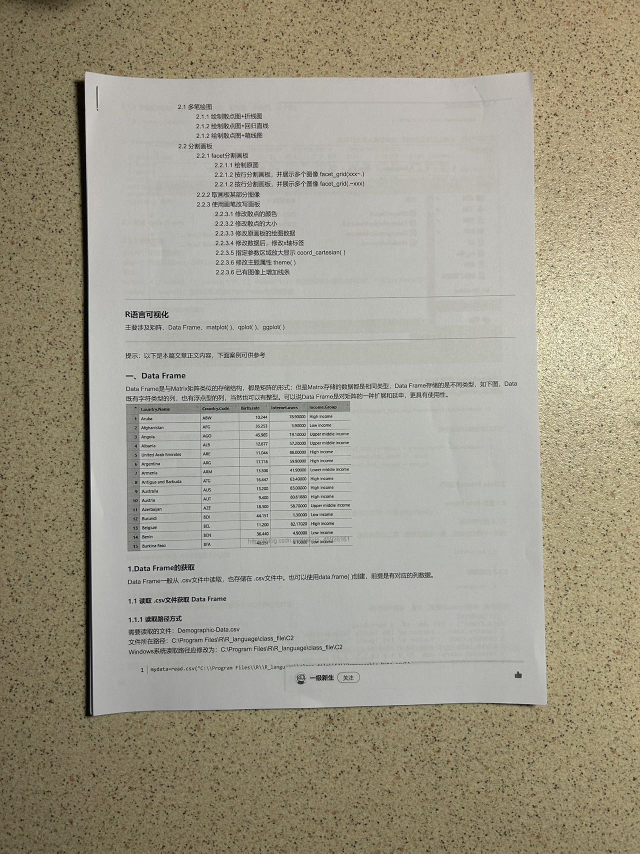
#> input picture ExamCV-main/resources/2.jpg, 1280 x 1707 px (shown at 1/2 size)
$ python -i edge_info.py   (imports and definitions only)
#> lines starting #> are read from the running program, lines starting #| are printed output that depends on the picture; after the words box and inside, x2 and y2 are one past the last pixel; in counts of white or black regions, pixels touching at a corner belong together
### ExamCV-main/resize.py
import numpy as np
import argparse
import cv2
import os

def my_resize(image, width=None, height=None, inter=cv2.INTER_AREA):
    dim = None
    (h, w) = image.shape[:2]
    if width is None and height is None:
        return image
    if width is None:
        r = height / float(h)
        dim = (int(w * r), height)
    else:
        r = width / float(w)
        dim = (width, int(h * r))
    resized = cv2.resize(image, dim, interpolation=inter)
    return resized

### ExamCV-main/edge_info.py
import resize
import numpy as np
import argparse
import cv2
import os

all_rectangles = []

def process(image):
    # 坐标也会相同变化
    ratio = image.shape[0] / 500.0
    orig = image.copy()
    image = resize.my_resize(orig, height=500)
    # 检测边缘
    edged = cv2.Canny(image, 50, 100)
    # 展示与处理结果
    print("第一步，边缘检测")

    return edged, image, ratio

def edge_detection(edged, image):
    # 轮廓检测
    contours, _ = cv2.findContours(edged.copy(), cv2.RETR_LIST, cv2.CHAIN_APPROX_SIMPLE)
    some_threshold = 200  # 这里使用一个具体的阈值，你可以根据需要调整

    # 确保找到了轮廓
    if len(contours) > 0:
        # 过滤掉太小的轮廓
        valid_contours = [cnt.astype('float32') for cnt in contours if len(cnt) >= 3 and cv2.contourArea(cnt.astype('float32')) > some_threshold]
        print(len(valid_contours))
        # 确保找到了有效轮廓
        if len(valid_contours) > 0 :
            # 对有效轮廓按照面积降序排序
            cnts = sorted(valid_contours, key=cv2.contourArea, reverse=True)[:]
        elif len(valid_contours) == 0:
            print("未找到有效的轮廓。")
    else:
        print("未找到轮廓。")

    # 遍历轮廓
    for c in cnts:
        # 计算轮廓近似值
        peri = cv2.arcLength(c, True)
        # 将连续的点近似看成矩形
        approx = cv2.approxPolyDP(c, 0.01 * peri, True)  # 适用于水平矩形
        # 4个点是矩形
        if len(approx) == 4:
            screenCnt = approx
            screenCnt = screenCnt.reshape(-1, 2).astype(int)  # 转换为整数类型
            all_rectangles.append(screenCnt)
            # cv2.polylines(image, [screenCnt], isClosed=True, color=(0,255,0), thickness=2)
            cv2.drawContours(image, [screenCnt], -1, (0, 255, 0), 2)  # 注意这里将 screenCnt 套在列表中
            # 显示包含轮廓的图像

    # 检查是否找到符合条件的轮廓
    if screenCnt is not None and len(screenCnt) > 0:
        # 展示结果
        print("第二部：获取轮廓")
    else:
        print("未找到符合条件的轮廓。")

    return screenCnt, all_rectangles

"""
def save_image(image):
    orig = image
    edged, image, ratio = process(image)
    screenCnt, all_rectangles = edge_detection(edged, image)
    x, y, w, h = cv2.boundingRect(all_rectangles[0].reshape(4, 2).astype(int))
    result = orig[int(y*ratio):int((y+h)*ratio), int(x*ratio):int((x+w)*ratio)]
    cv2.imshow("result", result)
    cv2.waitKey(0)
    cv2.destroyAllWindows()
    """
def save_image(image):
    orig = image
    edged, image, ratio = process(image)
    screenCnt, all_rectangles = edge_detection(edged, image)

    # 寻找面积最大的轮廓
    max_contour = max(all_rectangles, key=cv2.contourArea)

    # 在图像上绘制最大轮廓
    cv2.drawContours(image, [max_contour], -1, (0, 255, 0), 2)

    # 获取包围最大轮廓的矩形坐标
    x, y, w, h = cv2.boundingRect(max_contour.reshape(4, 2).astype(int))

    # 裁剪并显示结果
    result = orig[int(y * ratio):int((y + h) * ratio), int(x * ratio):int((x + w) * ratio)]
    cv2.imshow("Result with Max Contour", result)
    cv2.waitKey(0)
    cv2.destroyAllWindows()
    return result

>>> import cv2
>>> picture = cv2.imread('resources/2.jpg')
#> picture is the input picture: shape (1707, 1280, 3); mean B, G, R 137.8, 154.7, 159.9
>>> result = save_image(picture)
#> in my_resize, `resized = cv2.resize(image, dim, interpolation=inter)`:
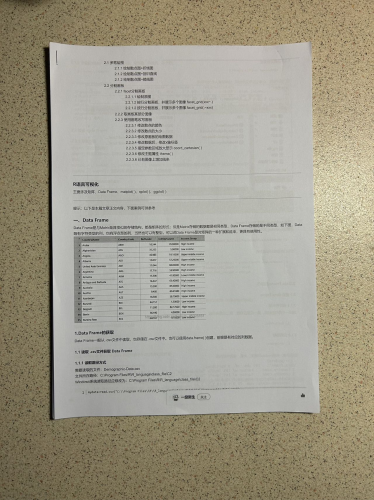
#> resized: shape (500, 374, 3); mean B, G, R 137.8, 154.7, 159.9
#> in process, `edged = cv2.Canny(image, 50, 100)`:
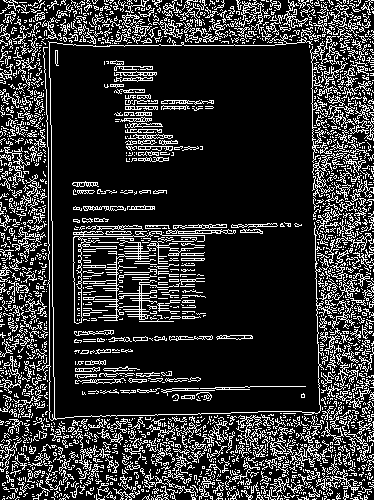
#> edged: shape (500, 374); 19.7% white in thin lines or dots
#> in save_image, `edged, image, ratio = process(image)`: ratio = 3.41
#> in edge_detection, `contours, _ = cv2.findContours(edged.copy(), cv2.RETR_LIST, cv2.CHAIN_..`: contours = 3533 contours, 3327 with area under 20; largest, box (x1, y1, x2, y2) and area: (73, 231, 205, 324) 734, (73, 236, 85, 324) 601, (290, 444, 321, 467) 224, (312, 155, 335, 197) 172, (166, 229, 236, 234) 146
#> in edge_detection, `valid_contours = [cnt.astype('float32') for cnt in contours if len(cnt..`: valid_contours = 3 items
#| 3
#> the loop in edge_detection, `for c in cnts:` made 3 passes
#> peri on passes 1 to 3: 648.8, 277.7, 221
#> after the loop in edge_detection, `for c in cnts:`: all_rectangles = []
#> (the run stopped early here; a loop or call above may not have finished)

$ run again, on ExamCV-main/resources/3.jpg
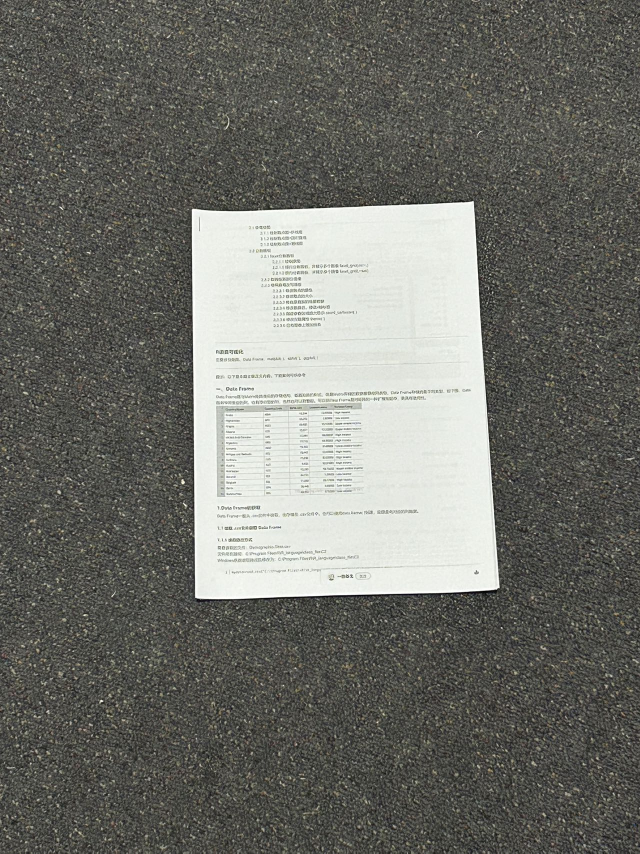
#> input picture ExamCV-main/resources/3.jpg, 1280 x 1707 px (shown at 1/2 size)
#> picture is the input picture: shape (1707, 1280, 3); mean B, G, R 105.5, 111.4, 110.8
#> in process, `edged = cv2.Canny(image, 50, 100)`:
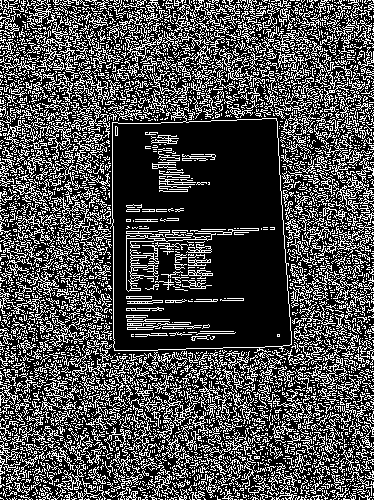
#> edged: shape (500, 374); 29.6% white in thin lines or dots
#> in save_image, `edged, image, ratio = process(image)`: ratio = 3.41
#> contours = 5680 contours, 5425 with area under 20; largest, box (x1, y1, x2, y2) and area: (110, 103, 292, 353) 38926, (112, 118, 292, 351) 38864, (336, 177, 374, 214) 507, (126, 233, 216, 292) 456, (344, 185, 369, 210) 292
#> valid_contours = 6 items
#| 6
#> the loop in edge_detection, `for c in cnts:` made 6 passes
#> (peri, screenCnt) on pass 2: (808, [[275, 118], [291, 343], [115, 350], [112, 123]])
#> after the loop in edge_detection, `for c in cnts:`: all_rectangles = [[[275, 118], [291, 343], [115, 350], [112, 123]]]
#> in save_image, `screenCnt, all_rectangles = edge_detection(edged, image)`: screenCnt = [[275, 118], [291, 343], [115, 350], [112, 123]]; all_rectangles = [[[275, 118], [291, 343], [115, 350], [112, 123]]]
#> max_contour = [[275, 118], [291, 343], [115, 350], [112, 123]]
#> in save_image, `x, y, w, h = cv2.boundingRect(max_contour.reshape(4, 2).astype(int))`: x = 112; y = 118; w = 180; h = 233
#> in save_image, `result = orig[int(y * ratio):int((y + h) * ratio), int(x * ratio):int(..`:
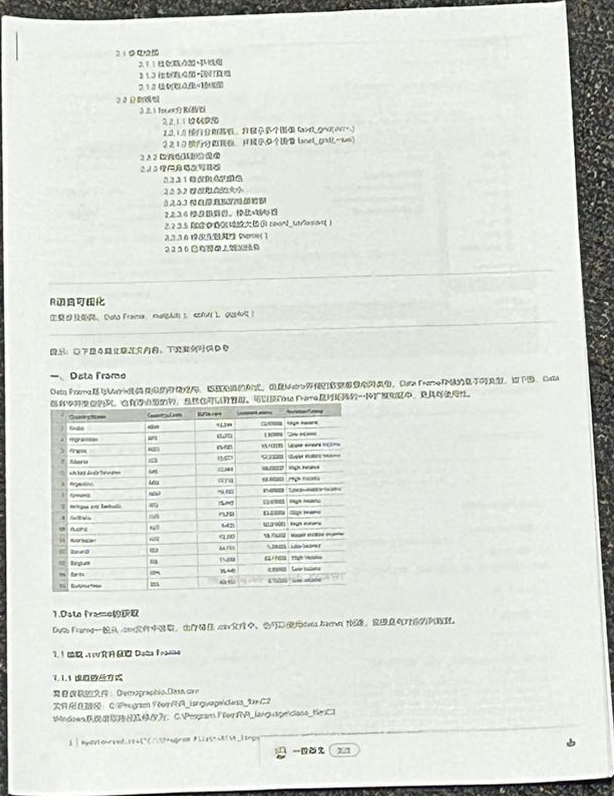
#> result: shape (796, 614, 3); mean B, G, R 214.1, 220.7, 217.6

$ run again, on ExamCV-main/resources/4.jpg
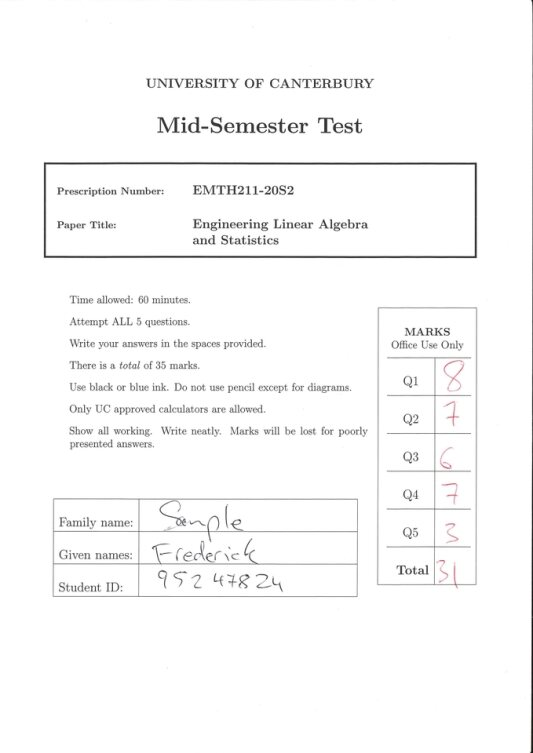
#> input picture ExamCV-main/resources/4.jpg, 533 x 753 px
#> picture is the input picture: shape (753, 533, 3); mean B, G, R 249, 249, 249
#> in process, `edged = cv2.Canny(image, 50, 100)`:
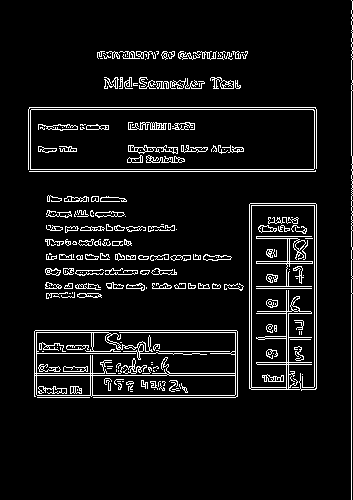
#> edged: shape (500, 353); 7% white in thin lines or dots
#> in save_image, `edged, image, ratio = process(image)`: ratio = 1.51
#> contours = 498 contours, 339 with area under 20; largest, box (x1, y1, x2, y2) and area: (30, 109, 315, 170) 17038, (30, 109, 315, 170) 17036, (249, 203, 317, 391) 12458, (249, 203, 317, 390) 11980, (34, 330, 238, 398) 4493
#> valid_contours = 8 items
#| 8
#> the loop in edge_detection, `for c in cnts:` made 8 passes
#> (peri, screenCnt) on passes 1, 2, 3, 6, 7: (686.2, [[30, 110], [30, 169], [314, 168], [313, 109]]), (685.1, [[30, 110], [312, 109], [314, 168], [31, 169]]), (505.9, [[250, 203], [249, 388], [315, 389], [316, 204]]), (324.5, [[235, 376], [234, 395], [92, 394], [93, 375]]), (145.7, [[36, 376], [89, 375], [90, 394], [37, 395]])
#> after the loop in edge_detection, `for c in cnts:`: all_rectangles = [[[30, 110], [30, 169], [314, 168], [313, 109]], [[30, 110], [312, 109], [314, 168], [31, 169]], [[250, 203], [249, 388], [315, 389], [316, 204]], [[235, 376], [234, 395], [92, 394], [93, 375]], [[36, 376], [89, 375], [90, 394], [37, 395]]]
#> in save_image, `screenCnt, all_rectangles = edge_detection(edged, image)`: screenCnt = [[36, 376], [89, 375], [90, 394], [37, 395]]
#> max_contour = [[30, 110], [30, 169], [314, 168], [313, 109]]
#> in save_image, `x, y, w, h = cv2.boundingRect(max_contour.reshape(4, 2).astype(int))`: x = 30; y = 109; w = 285; h = 61
#> in save_image, `result = orig[int(y * ratio):int((y + h) * ratio), int(x * ratio):int(..`:
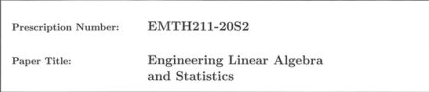
#> result: shape (92, 429, 3); min 43, max 255, mean 245.8
